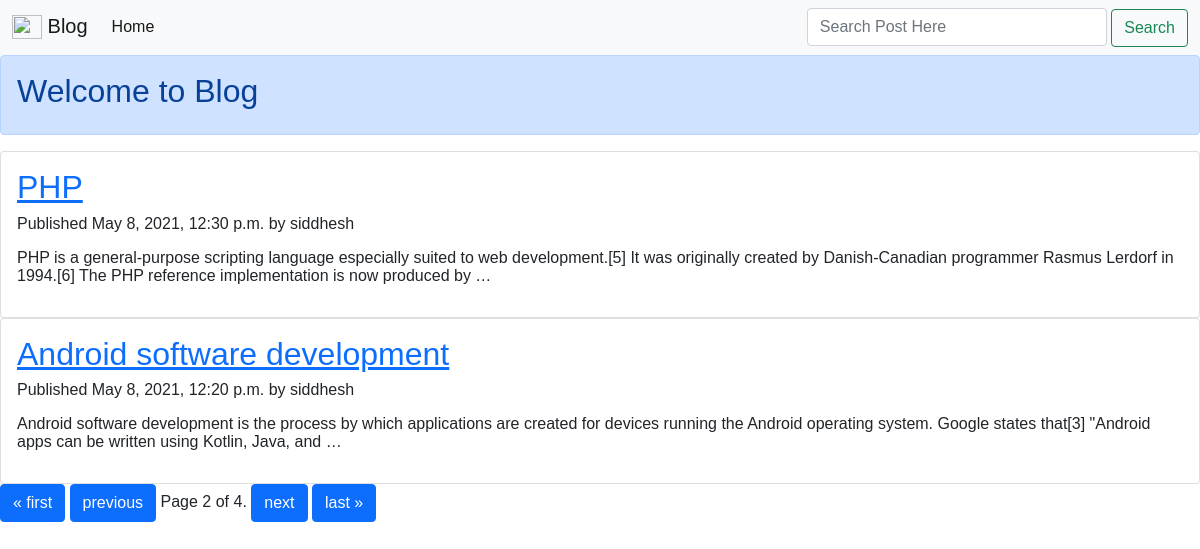
The app's page /blog/list/?page=2 with its own data.
### blog/models.py (models this page shows, shortened)
class Post(models.Model):
    title = models.CharField(max_length=250)
    slug = models.SlugField(max_length=250, unique_for_date='publish')
    author = models.ForeignKey(User, on_delete=models.CASCADE, related_name='blog_posts')
    body = models.TextField()
    publish = models.DateTimeField(default=timezone.now)
    created = models.DateTimeField(auto_now_add=True)
    STATUS_CHOICES = (
        ('draft', 'Draft'),
        ('published', 'Published'),
    )
    status = models.CharField(max_length=10, choices=STATUS_CHOICES, default='draft')
    class Meta:
        ordering = ['-publish']
    def get_absolute_url(self):
        return reverse('blog:post_detail',  # see urls.py app_name = blog , name= post_details
                       args=[
                           self.publish.year,
                           self.publish.month,
                           self.publish.day,
                           self.slug
                       ])

### blog/views.py (the view, shortened to what this page needs)
# urls.py: path('list/', PostListView.as_view(), name='post_list'),
class PostListView(ListView, FormView):
    model = Post
    context_object_name = 'posts'
    template_name = 'list.html'
    paginate_by = 2  # pagination each page shows 2 posts
    form_class = SearchForm

### blog/form.py
class SearchForm(forms.Form):
    search=forms.CharField(widget=forms.TextInput(
        attrs={
            'class': 'form-control me-2',
            'placeholder': 'Search Post Here',
            'type' : "search" ,
            'aria-label':'Search'
        }
    ))

### templates/list.html (shortened to what this page needs)
{% extends 'base.html' %}
{% block nav_block %}
    <li class="nav-item">
        <a class="nav-link active" aria-current="page" href="{% url 'blog:post_list' %}">Home</a>
    </li>
{% endblock %}
{% block search_box %}
    <form autocomplete="off" method="POST">
        <div class="autocomplete" style="width:300px;">
            {{ form.search }}
        </div>
        <button class="btn btn-outline-success" type="submit">Search</button>
    </form>
{% endblock %}
{% block body_block %}
    {% for post in posts %}
        <div class="card">
            <div class="card-body">
                <h2><a href="{{ post.get_absolute_url }}">{{ post.title }}</a></h2>
                <p>Published {{ post.publish }} by {{ post.author }}</p>
                {{ post.body|truncatewords:30|linebreaks }}
            </div>
        </div>
    {% endfor %}
    {% include 'pagination.html' %}
{% endblock %}

### templates/list.html (style rules this page uses)
* { box-sizing: border-box; }
body { font: 16px Arial; }
.autocomplete { position: relative; display: inline-block; }
input { border: 1px solid transparent; background-color: #f1f1f1; padding: 10px; font-size: 16px; }

### records on screen
Post: title "PHP", publish "May 8, 2021, 12:30 p.m.", author "siddhesh", body "PHP is a general-purpose scripting language especially suited to web development.[5] It was originally created by Danish-Canadian programmer Rasmus Lerdorf in 1994.[6] The PHP reference implementation is now produced by …"
Post: title "Android software development", publish "May 8, 2021, 12:20 p.m.", author "siddhesh", body "Android software development is the process by which applications are created for devices running the Android operating system. Google states that[3] \"Android apps can be written using Kotlin, Java, and …"

### other values on screen
{{ page_obj.number }} "2"
{{ page_obj.paginator.num_pages }} "4"
